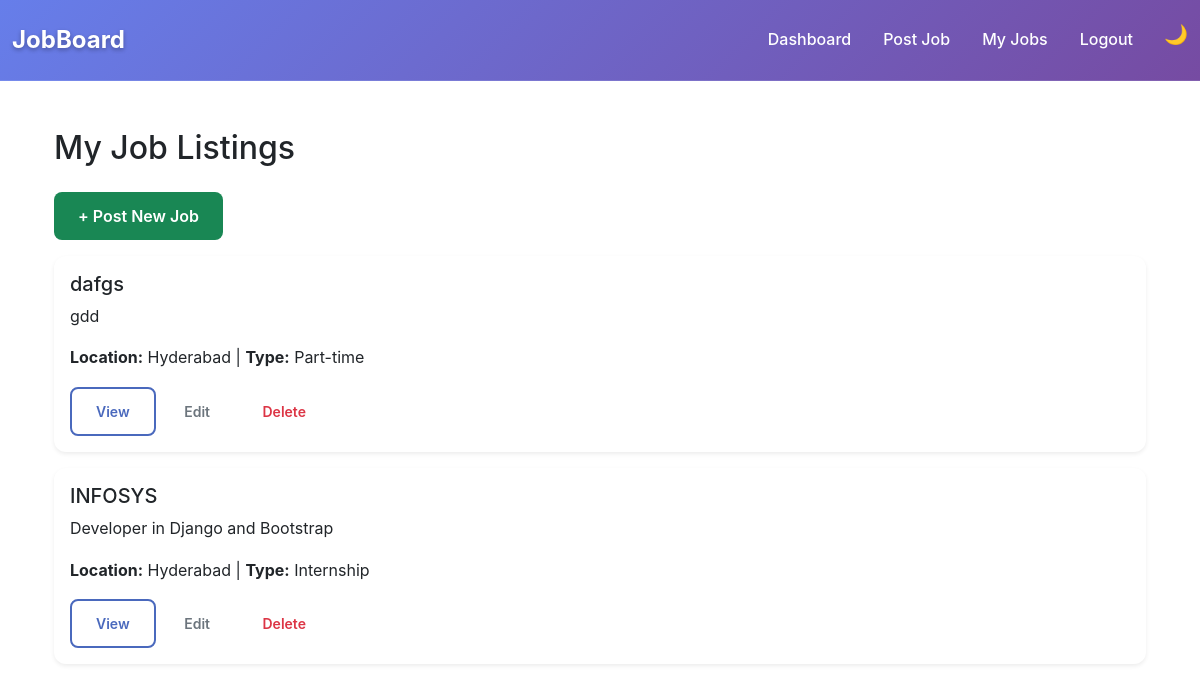
Page /jobs/my/ (signed in) on the committed database.
### jobs/models.py (models this page shows, shortened)
class Job(models.Model):
    JOB_TYPE_CHOICES = [
        ('FULL_TIME', 'Full Time'),
        ('PART_TIME', 'Part Time'),
        ('REMOTE', 'Remote'),
    ]
    title = models.CharField(max_length=255)
    description = models.TextField()
    location = models.CharField(max_length=100)
    job_type = models.CharField(max_length=20, choices=JOB_TYPE_CHOICES)
    company = models.ForeignKey(CustomUser, on_delete=models.CASCADE, limit_choices_to={'is_company': True})
    created_at = models.DateTimeField(auto_now_add=True)

### jobs/views.py (the view)
# urls.py: path('my/', views.my_jobs, name='my_jobs'),  # /jobs/my/ - Company's jobs
@login_required
def my_jobs(request):
    if not request.user.is_company:
        messages.error(request, 'Access denied.')
        return redirect('dashboard')
    jobs = Job.objects.filter(company=request.user).order_by('-created_at')
    from applications.models import Application
    total_jobs = jobs.count()
    total_applications = Application.objects.filter(job__company=request.user).count()
    pending_applications = Application.objects.filter(
        job__company=request.user,
        status='pending'
    ).count()
    context = {
        'jobs': jobs,
        'total_jobs': total_jobs,
        'total_applications': total_applications,
        'pending_applications': pending_applications,
    }
    return render(request, 'jobs/my_jobs.html', context)

### jobs/templates/jobs/my_jobs.html
{% extends 'base.html' %}
{% block content %}
<div class="container mt-5">
  <h2 class="mb-4">My Job Listings</h2>
  <a href="{% url 'create_job' %}" class="btn btn-success mb-3">+ Post New Job</a>
  {% for job in jobs %}
  <div class="card mb-3 shadow-sm">
    <div class="card-body">
      <h5 class="card-title">{{ job.title }}</h5>
      <p class="card-text">{{ job.description|truncatechars:100 }}</p>
      <p><strong>Location:</strong> {{ job.location }} | <strong>Type:</strong> {{ job.job_type }}</p>
      <a href="{% url 'job_detail' job.id %}" class="btn btn-outline-primary btn-sm">View</a>
      <a href="{% url 'edit_job' pk=job.pk %}" class="btn btn-outline-secondary  btn-sm">Edit</a>
      <a href="{% url 'delete_job' job.id %}" class="btn btn-outline-danger btn-sm" onclick="return confirm('Are you sure you want to delete this job?');">Delete</a>
 </div>
  </div>
  {% empty %}
  <p>You haven't posted any jobs yet.</p>
  {% endfor %}
</div>
{% endblock %}

### static/css/style.css (style rules this page uses)
:root { --primary-color: #4a69bd; --primary-dark: #3c5aa6; --secondary-color: #f39c12; --success-color: #27ae60; --danger-color: #e74c3c; --warning-color: #f39c12; --info-color: #3498db; --light-color: #f8f9fa; --dark-color: #2c3e50; --gradient-primary: linear-gradient(135deg, #667eea 0%, #764ba2 100%); --gradient-secondary: linear-gradient(135deg, #f093fb 0%, #f5576c 100%); --shadow-light: 0 2px 10px rgba(0,0,0,0.1); --shadow-medium: 0 5px 25px rgba(0,0,0,0.15); --shadow-heavy: 0 10px 40px rgba(0,0,0,0.2); --border-radius: 12px; --border-radius-sm: 8px; --transition: all 0.3s cubic-bezier(0.4, 0, 0.2, 1); }
* { box-sizing: border-box; }
body { font-family: 'Inter', -apple-system, BlinkMacSystemFont, 'Segoe UI', Roboto, sans-serif; line-height: 1.6; overflow-x: hidden; }
.card { border: none; border-radius: var(--border-radius); box-shadow: var(--shadow-light); transition: var(--transition); overflow: hidden; }
.btn { border-radius: var(--border-radius-sm); font-weight: 600; padding: 0.75rem 1.5rem; transition: var(--transition); border: none; position: relative; overflow: hidden; }
.btn::before { content: ''; position: absolute; top: 0; left: -100%; width: 100%; height: 100%; background: linear-gradient(90deg, transparent, rgba(255,255,255,0.2), transparent); transition: var(--transition); }
.btn-outline-primary { border: 2px solid var(--primary-color); color: var(--primary-color); background: transparent; }
.fade-in-up { animation: fadeInUp 0.6s ease-out; }

### templates/base.html (style rules this page uses)
body { background: var(--bs-body-bg); color: var(--bs-body-color); }

### rows in the picture
Job: title "dafgs", description "gdd", location "Hyderabad", job_type "Part-time"
Job: title "INFOSYS", description "Developer in Django and Bootstrap", location "Hyderabad", job_type "Internship"
